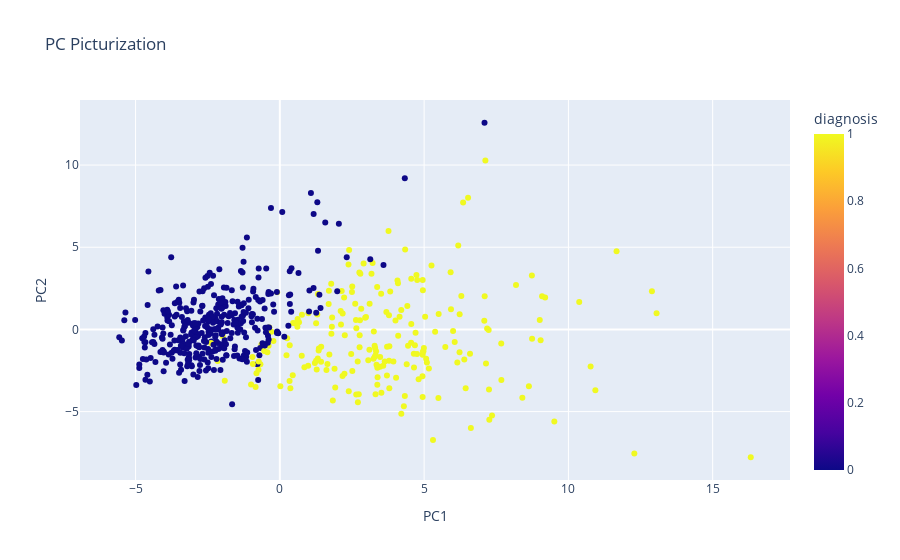

Write notebook code for a chart like this one.
### Code cell
import plotly.express as px
fig=px.scatter(result_df,
              x='PC1',
              y='PC2',
              color='diagnosis',
              title='PC Picturization')
fig.update_layout(bargap=0.1)
fig.show()

### Figure 1 — Plotly figure (JSON) as saved in the notebook; plotly's stock layout.template omitted (floating-point values rounded to 4 significant figures; data arrays with more than 128 entries replaced by an {"elided": "..."} marker saying what was removed)
{"data": [{"hovertemplate": "PC1=%{x}<br>PC2=%{y}<br>diagnosis=%{marker.color}<extra></extra>", "legendgroup": "", "marker": {"color": {"elided": "569 int values"}, "coloraxis": "coloraxis", "symbol": "circle"}, "mode": "markers", "name": "", "orientation": "v", "showlegend": false, "type": "scatter", "x": {"elided": "569 float values"}, "xaxis": "x", "y": {"elided": "569 float values"}, "yaxis": "y"}], "layout": {"bargap": 0.1, "coloraxis": {"colorbar": {"title": {"text": "diagnosis"}}, "colorscale": [[0, "#0d0887"], [0.1111, "#46039f"], [0.2222, "#7201a8"], [0.3333, "#9c179e"], [0.4444, "#bd3786"], [0.5556, "#d8576b"], [0.6667, "#ed7953"], [0.7778, "#fb9f3a"], [0.8889, "#fdca26"], [1, "#f0f921"]]}, "legend": {"tracegroupgap": 0}, "title": {"text": "PC Picturization"}, "xaxis": {"anchor": "y", "domain": [0, 1], "title": {"text": "PC1"}}, "yaxis": {"anchor": "x", "domain": [0, 1], "title": {"text": "PC2"}}}}
